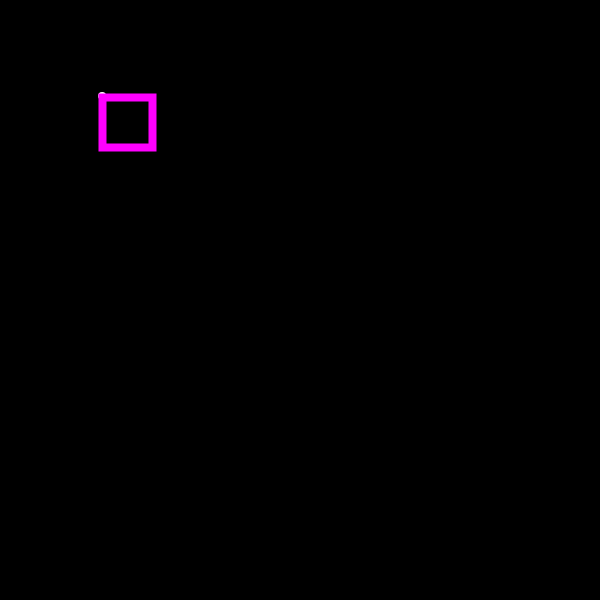
Frame 1 (no input)
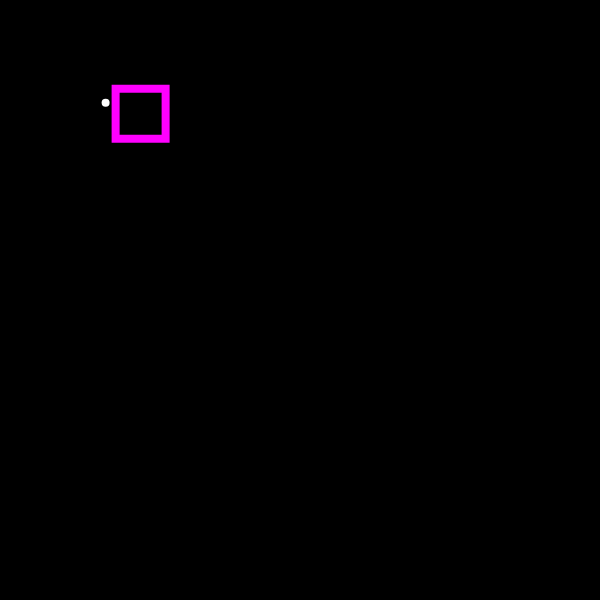
Frame 60 (no input)
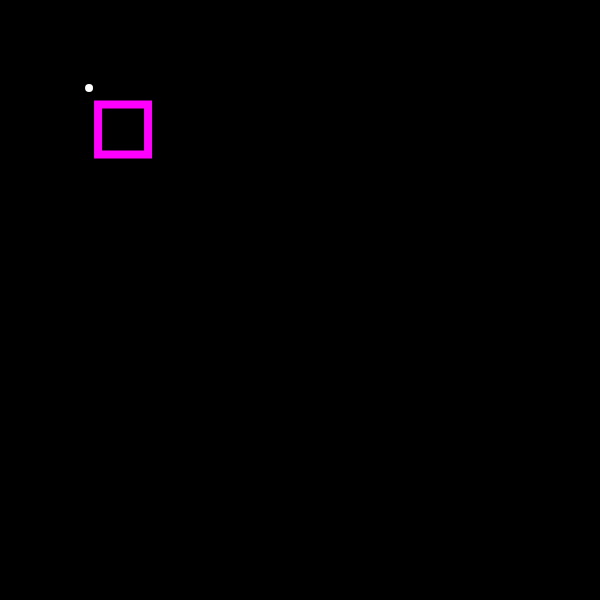
Frame 120 (the mouse pressed at the canvas centre since frame 60)

The p5.js sketch that drew these frames (run headless with seeded random() and noise() and a simulated clock; from frame 60 on, the mouse is pressed at the canvas centre):

// p5.js sketch
// ── sketch.js
let p;
let c;

function Particle() {
  this.x = 100;
  this.y = 99;
}

function Confetti() {
  Particle.call(this);
  this.col = color(255,0,255);
}

Particle.prototype.update = function () {
  this.x += random(-5, 5);
  this.y += random(-5, 5);
};

Particle.prototype.show = function () {
  stroke(255);
  strokeWeight(8);
  point(this.x, this.y);
};

Confetti.prototype = Object.create(Particle.prototype);
Confetti.prototype.constructor = Confetti;

Confetti.prototype.show = function () {
  stroke(this.col);
  noFill();
  strokeWeight(8);
  square(this.x, this.y, 50);
};

function setup() {
  createCanvas(600, 600);
  p = new Particle();
  c = new Confetti();
  //c.show;

  console.log(p);
  console.log(c);
}

function draw() {
  background(0);
  p.update();
  p.show();
  c.update();
  c.show();
}
